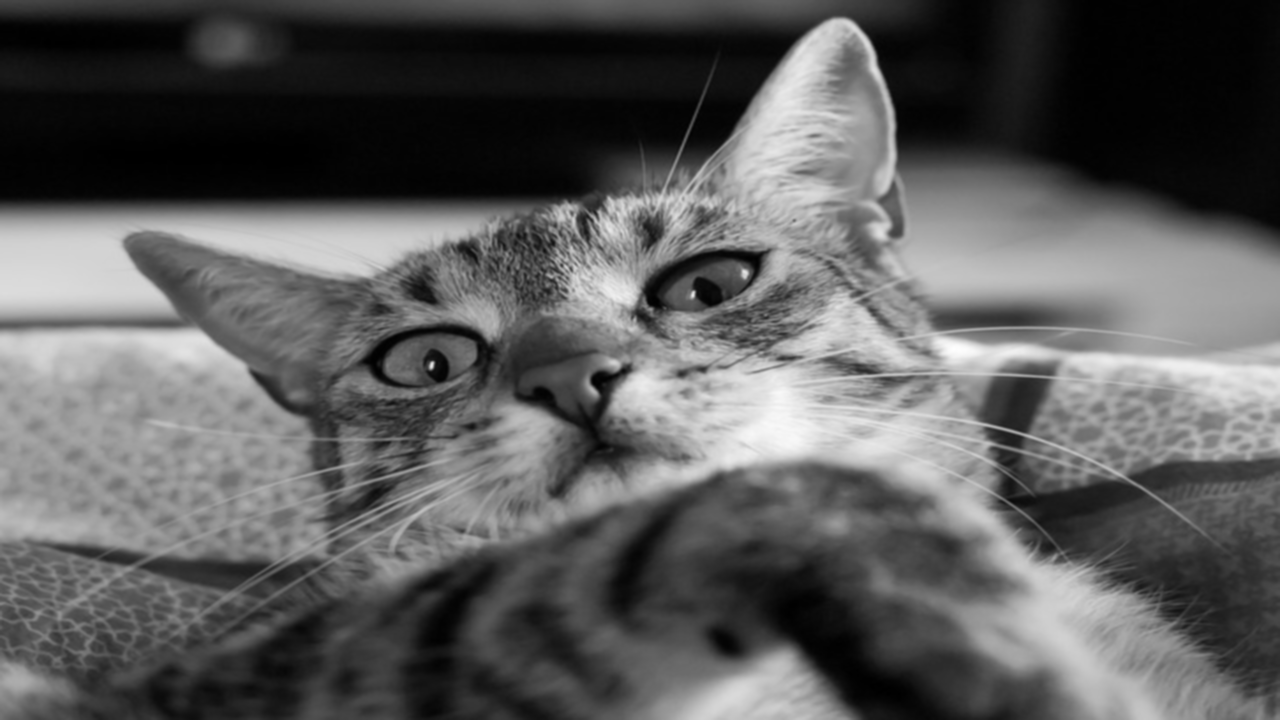
%> input picture VIVADO_GAUSS/vivado-library/GAUSS_KL/GAUSS/test/cv_out.png, 1280 x 720 px
$ octave skrypt.m   (GNU Octave 9; MATLAB toolbox functions it lacks are replaced by stand-ins)
%> lines starting %> are read from the running program, lines starting %| are printed output that depends on the picture
clear; close all;

img_ref = imread('cv_out.png');
%> img_ref is the input picture: size 720x1280x3 uint8; min 0, max 254, mean 92.1
img_out = imread('hls_out.png');
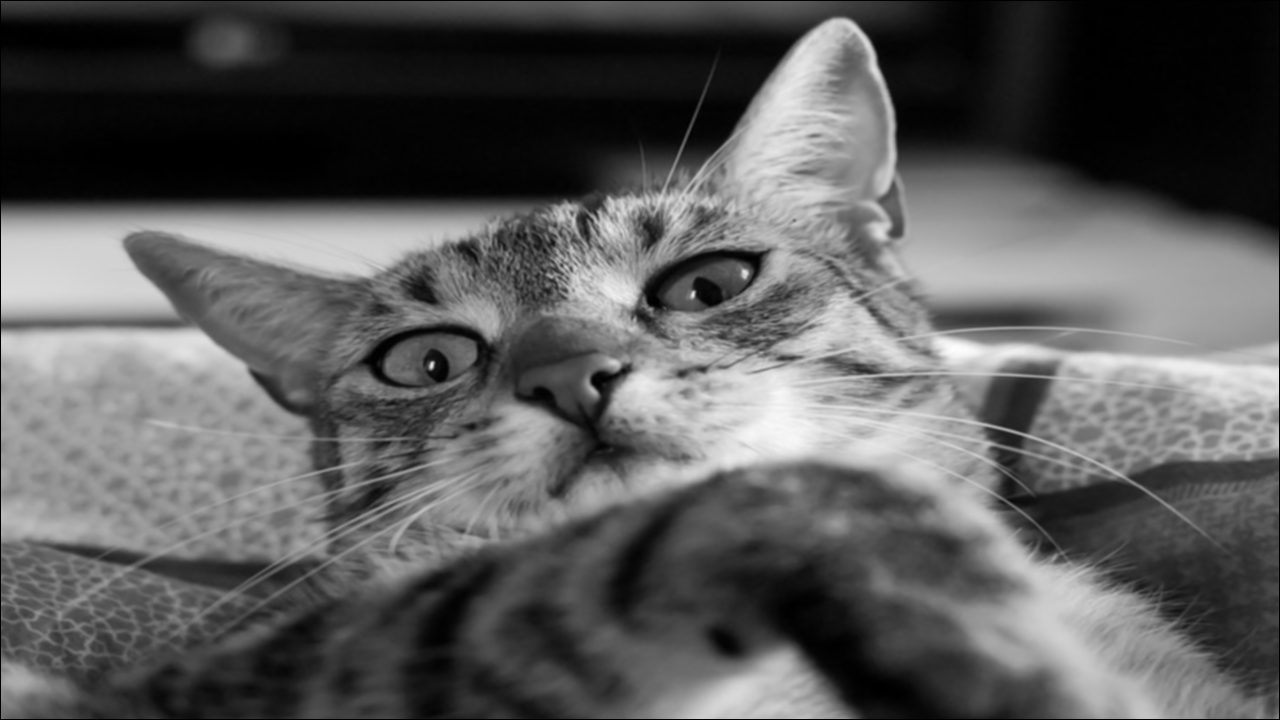
%> input picture VIVADO_GAUSS/vivado-library/GAUSS_KL/GAUSS/test/hls_out.png, 1280 x 720 px
%> img_out is the input picture: size 720x1280x3 uint8; min 0, max 253, mean 91.2

img_ref = img_ref(2:end-1, 2:end-1, :);
%> img_ref: size 718x1278x3 uint8
img_out = img_out(2:end-1, 2:end-1, :);
%> img_out: size 718x1278x3 uint8

diff = imabsdiff(img_ref, img_out);
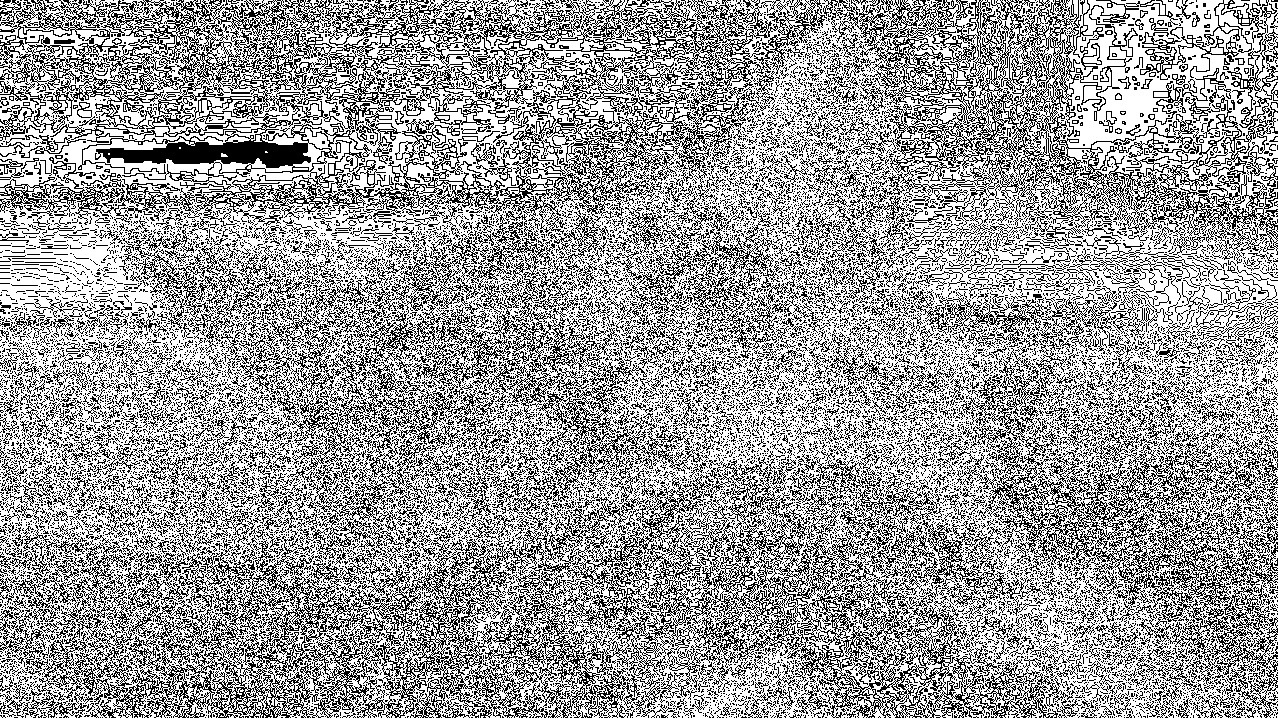
%> diff: size 718x1278x3 uint8; values 0 (black) and 1 (white), 62.3% white; black in thin lines or dots
max(diff(:))
%> ans = 1
figure();

imshow(diff, []);
